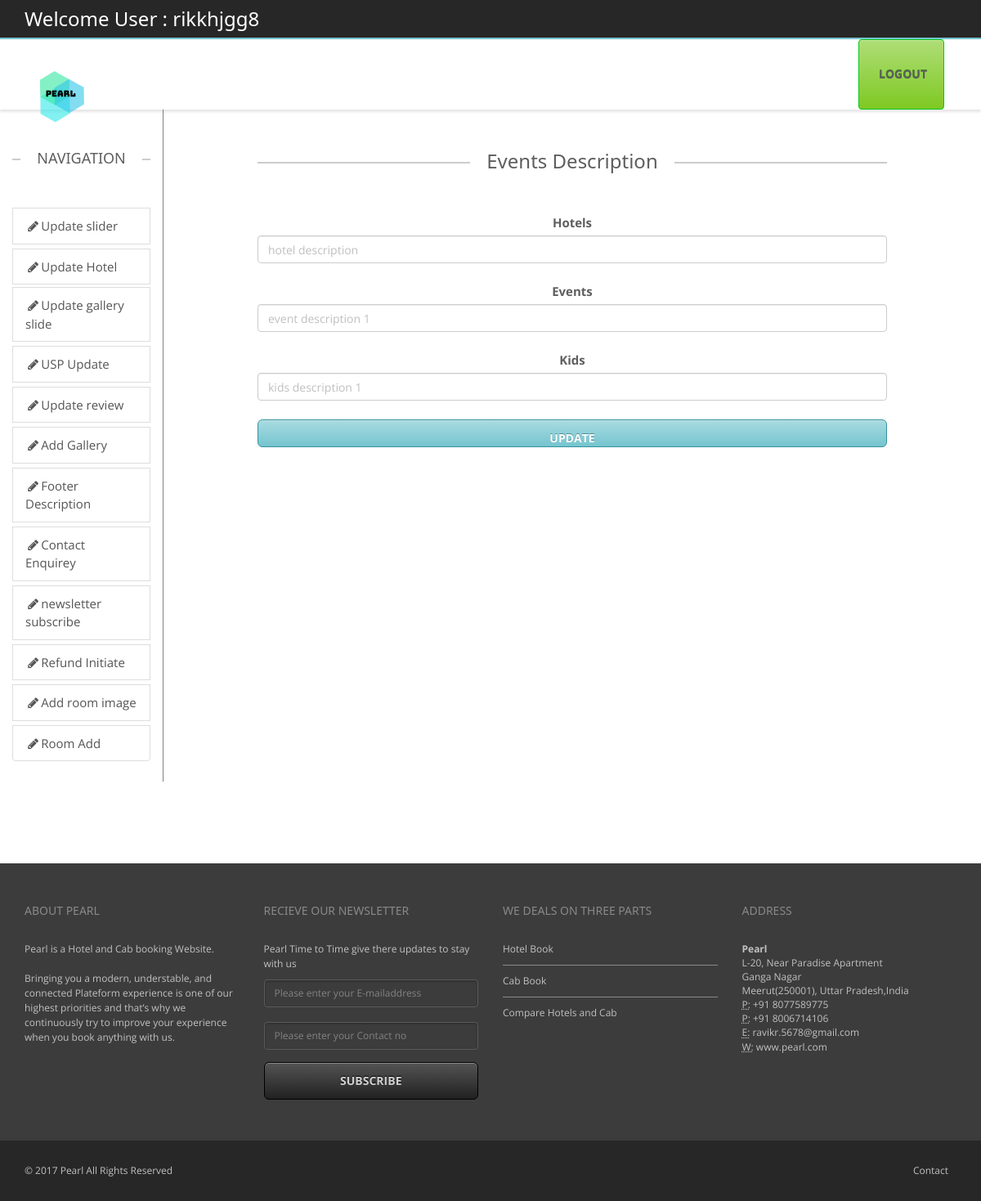
/backend/footerdesc.php (signed in), run on the app's committed database.
### tables this page shows
CREATE TABLE `footer` (
  `hotels` varchar(2000) DEFAULT NULL,
  `events` varchar(2000) DEFAULT NULL,
  `kids` varchar(2000) DEFAULT NULL,
  `id` int(11) NOT NULL
);

### public_html/backend/footerdesc.php (the view, shortened to what this page needs)
<?php
include("headeradmin.php");
include("navigation.php");?>
        <div class="col-sm-1 ">
        </div>
		<div class="col-sm-8">
           <?php
		   include('connect.php');
		    	 $res=mysqli_query($con,"select * from footer")or die(mysqli_error($con));
		          $row=mysqli_fetch_array($res);
			 		?>
        <div class="containe-fluid text-center" >
             <h3 class="lined-heading mt50">
            <span>
            Events Description
            </span>
        </h3>
        <form action="descupdate.php" class="form-group" method="post" enctype="multipart/form-data" >
        <label >Hotels</label><br>
        <input class="form-control" type="text" value="<?php echo $row[0];?>" name="hotels"  /><br>
        <label >Events</label><br>
        <input class="form-control" type="textarea" value="<?php echo $row[1];?>" name="events"  /><br>
        <label >Kids</label><br>
        <input class="form-control" type="text" value="<?php echo $row[2];?>" name="kids" /><br>
         <input type="submit" class="form-control btn btn-lg btn-primary" value="Update" />
        </form>
		</div>
		</div>
        <div class="col-sm-1">
        </div>
	</div>
</div>
<?php include("footer.php");?>

### public_html/backend/css/theme.css (style rules this page uses)
body { overflow-x: hidden; }
html, html a { -webkit-font-smoothing: antialiased !important; }
h1, h2, h3, h4, h5, h6, .h1, .h2, .h3, .h4, .h5, .h6 { font-family: "Open Sans", "Helvetica Neue", Helvetica, Arial, sans-serif; font-weight: 600; line-height: 1.1; color: #5e5e5e; }
h3, .h3 { font-size: 18px; }
.lined-heading { position: relative; margin-top: 0; margin-bottom: 50px; text-align: center; display: block; }
h1.lined-heading:before, h2.lined-heading:before, h3.lined-heading:before, h4.lined-heading:before, h5.lined-heading:before, h6.lined-heading:before { position: absolute; top: 50%; z-index: 1; display: block; width: 100%; height: 1px; border-top: 2px solid #ccc; content: ""; }
h1.lined-heading span, h2.lined-heading span, h3.lined-heading span, h4.lined-heading span, h5.lined-heading span, h6.lined-heading span { position: relative; z-index: 1; padding: 0 20px; background: #fff; display: inline-block; }
body ,.ui-widget, .revolution-starhotel { font-family: "Open Sans", "Helvetica Neue", Helvetica, Arial, sans-serif !important; font-size: 13px; }
.mt50 { margin-top: 50px; }
label { color: #5e5e5e; }
.form-control { color: #bfbfbf; }
.btn { background: -moz-linear-gradient(top, rgba(255,255,255,0.38) 0%, rgba(255,255,255,0) 100%); background: -webkit-gradient(linear, left top, left bottom, color-stop(0%, rgba(255,255,255,0.38)), color-stop(100%, rgba(255,255,255,0))); background: -webkit-linear-gradient(top, rgba(255,255,255,0.38) 0%, rgba(255,255,255,0) 100%); background: -o-linear-gradient(top, rgba(255,255,255,0.38) 0%, rgba(255,255,255,0) 100%); background: -ms-linear-gradient(top, rgba(255,255,255,0.38) 0%, rgba(255,255,255,0) 100%); background: linear-gradient(to bottom, rgba(255,255,255,0.38) 0%, rgba(255,255,255,0) 100%); filter: progid:DXImageTransform.Microsoft.gradient( startColorstr='#61ffffff', endColorstr='#00ffffff', GradientType=0 ); color: #ffffff; -webkit-box-shadow: inset 0 1px 0 0 rgba(255,255,255,0.3); box-shadow: inset 0 1px 0 0 rgba(255,255,255,0.3); -webkit-transition: all 0.1s ease-in; -moz-transition: all 0.1s ease-in; -ms-transition: all 0.1s ease-in; -o-transition: all 0.1s ease-in; transition: all 0.1s ease-in; text-transform: uppercase; font-weight: bold; }
.btn-lg { padding: 13px 18px; font-size: 14px; }

### public_html/backend/css/w3.css (style rules this page uses)
button,hr,input { overflow:visible }
html { box-sizing:border-box;-ms-text-size-adjust:100%;-webkit-text-size-adjust:100%;overflow-x:hidden }
*,:after,:before { box-sizing:inherit }
body { margin:0 }
button,input,select,textarea { font:inherit;margin:0 }
[type=reset],[type=submit],button,html [type=button] { -webkit-appearance:button }
body,html { font-family:Verdana,sans-serif;font-size:15px;line-height:1.5 }
h3 { font-size:24px }
h1,h2,h3,h4,h5,h6 { font-family:"Segoe UI",Arial,sans-serif;font-weight:400;margin:10px 0 }

### public_html/backend/css/colors/turquoise.css (style rules this page uses)
.btn-primary { background-color: #75c5cf; border-color: #35929e; text-shadow: 0 -1px 0 #50878e; }

### data on the page
footer: hotels "hotel description", events "event description 1", kids "kids description 1"

### other printed values
$_SESSION['login_user'] "rikkhjgg8"
